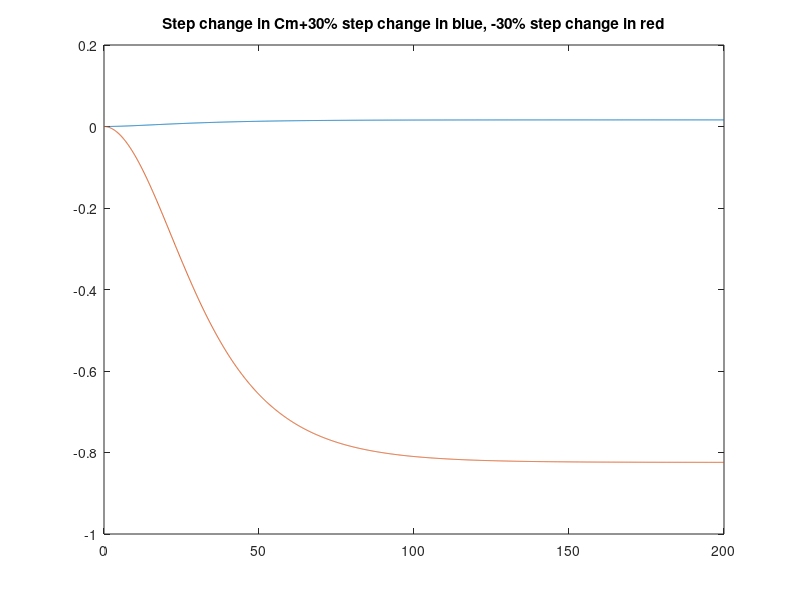
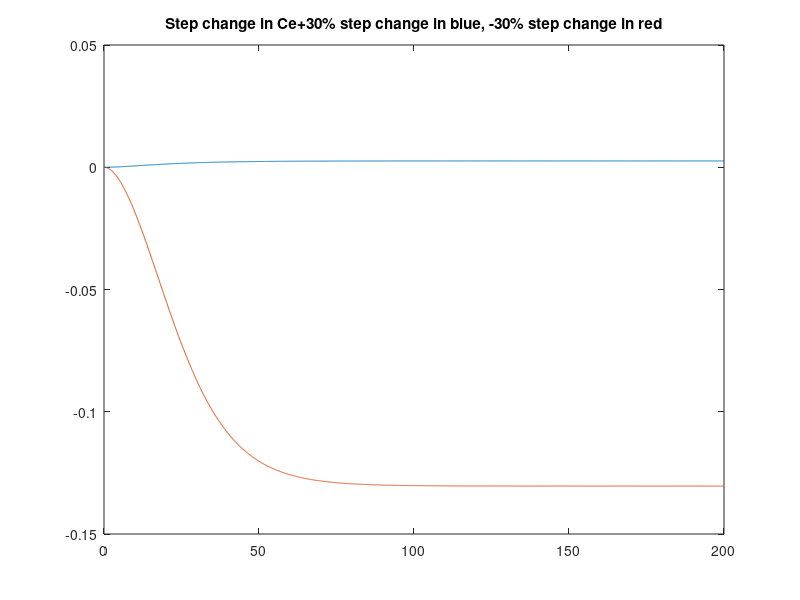
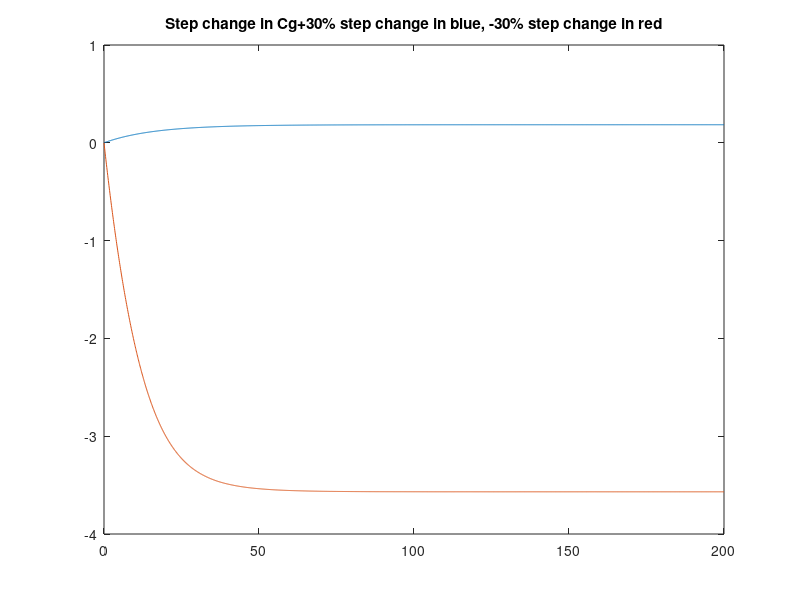
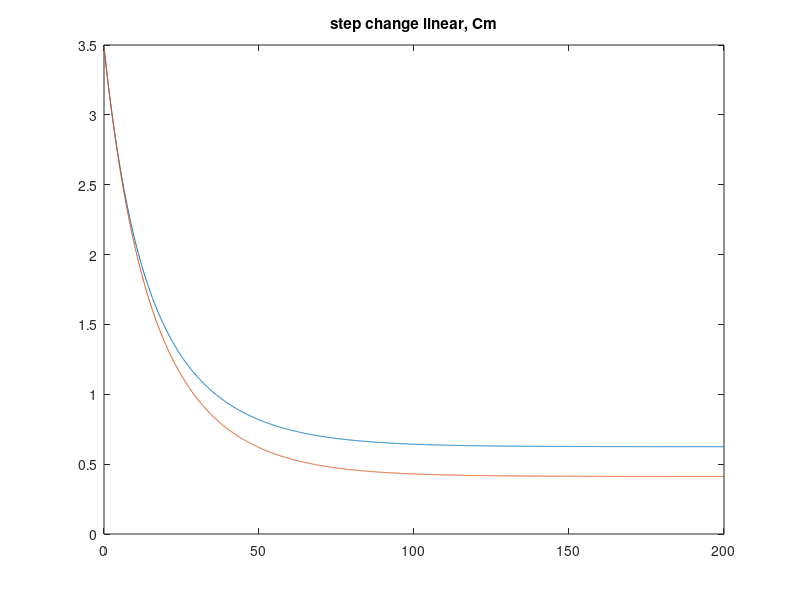

Here is the MATLAB script that generated these plots, in order:
function CN3121proj

%%b)

timeperiod = 0:0.1:200; y0 = [3.48603 0.716788 5.08040];

%%+30%, -30% step change for Cgin for Cg
[t, y13] = ode45(@(t,y) ConcODE13(t,y), timeperiod, y0);
[t, y07] = ode45(@(t,y) ConcODE07(t,y), timeperiod, y0);

figure (1)
hold off
plot(t,y13(:,1) - y0(1)), title('Step change in Cm+30% step change in blue, -30% step change in red')
hold on
plot(t,y07(:,1) - y0(1))

figure(2)
hold off
plot(t,y13(:,2) - y0(2)), title('Step change in Ce+30% step change in blue, -30% step change in red')
hold on
plot(t,y07(:,2) - y0(2))

figure(3)
hold off
plot(t,y13(:,3) - y0(3)), title('Step change in Cg+30% step change in blue, -30% step change in red')
hold on
plot(t,y07(:,3) - y0(3))

[t, y131] = ode45(@(t,y) conclinearODE13(t,y), timeperiod, y0);
[t, y071] = ode45(@(t,y) conclinearODE07(t,y), timeperiod, y0);
figure(4)
hold off
plot(t,y131(:,1)), title('step change linear, Cm')
hold on
plot(t,y071(:,1))
end

function dy = ConcODE13(t,y)
Ke=0.5; Ke1=2; Kg=1.03; Kg1=1.68; V=1000; F=50; Cgin=10; n1=1; n2=0.5; um=0.3; ue=0.2;

Cm = y(1);
Ce = y(2); 
Cg = y(3);
dCm = um*(Cg/(Kg+Cg))*exp(-Ke*Ce) - (F/V)*Cm;
dCe = ue*(Cg/(Kg1+Cg))*exp(-Ke1*Ce) - (F/V)*Ce;
dCg = -um*(Cg/(Kg+Cg))*exp(-Ke*Ce) - 2*ue*(Cg/(Kg1+Cg))*exp(-Ke*Ce) + (F/V)*1.3*Cgin - (F/V)*Cg;

dy = [dCm dCe dCg]';

end

function dy = ConcODE07(t,y)
Ke=0.5; Ke1=2; Kg=1.03; Kg1=1.68; V=1000; F=50; Cgin=10; n1=1; n2=0.5; um=0.3; ue=0.2;

Cm = y(1);
Ce = y(2); 
Cg = y(3);
dCm = um*(Cg/(Kg+Cg))*exp(-Ke*Ce) - (F/V)*Cm;
dCe = ue*(Cg/(Kg1+Cg))*exp(-Ke1*Ce) - (F/V)*Ce;
dCg = -um*(Cg/(Kg+Cg))*exp(-Ke*Ce) - 2*ue*(Cg/(Kg1+Cg))*exp(-Ke*Ce) + (F/V)*0.7*Cgin - (F/V)*Cg;

dy = [dCm dCe dCg]';

end

%% (c) Linearize
function dy = conclinearODE13(t,y)
Ke=0.5; Ke1=2; Kg=1.03; Kg1=1.68; V=1000; F=50; Cgin=10; n1=1; n2=0.5; um=0.3; ue=0.2;
y0 = [3.48603 0.716788 5.08040];

Cm = y(1);
Ce = y(2); 
Cg = y(3);
dCmlinearised = -F*Cm/V+um*exp(-Ke*y0(2))*(Kg/(Kg+y0(3))^2)*Cg-um*y0(3)/(Kg+y0(3))*Ke*exp(-Ke*y0(2))*Ce;
dCelinearised = (-ue*Ke1*(y0(3)/(Kg1+y0(3)))*exp(-Ke1*y0(2))-F/V)*Ce + ue*exp(-Ke*y0(2))*(Kg1/(Kg1+y0(3))^2)*Cg;
R1 = (um/n1)*(exp(-Ke*y0(2))/(Kg+y0(3)));
R2 = (ue/n2)*(exp(-Ke1*y0(2))/(Kg1+y0(3)));
dCglinearised = F*1.3*Cgin/V+(R1*Ke*y0(3)+R2*Ke1*y0(3))-(R1*(Kg/(Kg+y0(3))) + R2*(Kg1/(Kg1+y0(3))) + F/V)*Cg;

dy = [dCmlinearised dCelinearised dCglinearised]';
end

function dy = conclinearODE07(t,y)
Ke=0.5; Ke1=2; Kg=1.03; Kg1=1.68; V=1000; F=50; Cgin=10; n1=1; n2=0.5; um=0.3; ue=0.2;
y0 = [3.48603 0.716788 5.08040];

Cm = y(1);
Ce = y(2); 
Cg = y(3);
dCmlinearised = -F*Cm/V+um*exp(-Ke*y0(2))*(Kg/(Kg+y0(3))^2)*Cg-um*y0(3)/(Kg+y0(3))*Ke*exp(-Ke*y0(2))*Ce;
dCelinearised = (-ue*Ke1*(y0(3)/(Kg1+y0(3)))*exp(-Ke1*y0(2))-F/V)*Ce + ue*exp(-Ke*y0(2))*(Kg1/(Kg1+y0(3))^2)*Cg;
R1 = (um/n1)*(exp(-Ke*y0(2))/(Kg+y0(3)));
R2 = (ue/n2)*(exp(-Ke1*y0(2))/(Kg1+y0(3)));
dCglinearised = F*0.7*Cgin/V+(R1*Ke*y0(3)+R2*Ke1*y0(3))-(R1*(Kg/(Kg+y0(3))) + R2*(Kg1/(Kg1+y0(3))) + F/V)*Cg;

dy = [dCmlinearised dCelinearised dCglinearised]';
end
